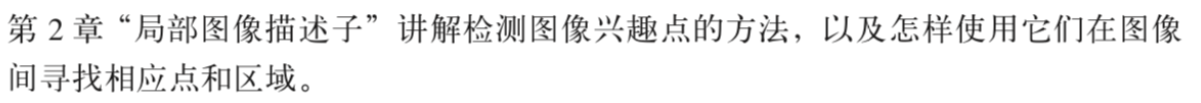
#> input picture anacondacode/tensorflow_environment/old_code/Chinese_recognition/topredict/pred1.PNG, 1201 x 103 px, found by its file name
$ python '汉字分割1.py'
#> lines starting #> are read from the running program, lines starting #| are printed output that depends on the picture; after the words box and inside, x2 and y2 are one past the last pixel; in counts of white or black regions, pixels touching at a corner belong together
# -*- coding: utf-8 -*-
"""
Created on Sun May 10 17:14:52 2020

@author: LJZ
"""

import numpy as np
import cv2

def car():
    img = cv2.imread(r"topredict\pred1.PNG")
#> img is the input picture: shape (103, 1201, 3); mean B, G, R 239, 239, 239.1
    grayImage = cv2.cvtColor(img, cv2.COLOR_BGR2GRAY )     #转换颜色空间，转为灰度图
    #img2 = copy.copy(grayImage)
    img2 = grayImage.copy()
    cv2.threshold(grayImage,200,255,cv2.THRESH_BINARY,img2)#二值化  阈值是100，大于100为白色
    cv2.imshow("w", grayImage)
    cv2.waitKey(1000)
    cv2.imshow("w",img2)
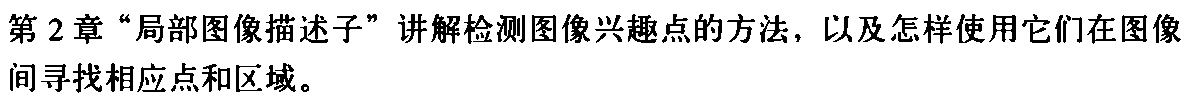
#> window 'w': shape (103, 1201); 88.5% white; 93 black regions (11 under 20 px), largest, box (x1, y1, x2, y2) and area: (627, 14, 657, 43) 491, (431, 14, 460, 44) 476, (266, 63, 296, 92) 416
    cv2.waitKey(1000)

    black = []#每一列黑点的数量
    white = []#每一行黑点的数量
    row = img2.shape[0]
#> row = 103
    col = img2.shape[1]
#> col = 1201
    for i in range(col):
        blackCnt = 0
        whiteCnt = 0
        for j in range(row):
            if img2[j][i] == 0:
                blackCnt +=1
            else:
                whiteCnt +=1
        black.append(blackCnt)
        white.append(whiteCnt)

    blackMax = max(black)#黑点最大数量
#> blackMax = 53
    whiteMax = max(white)#白点最大数量
#> whiteMax = 103
    #黑底
    is_black_backgroud = True if whiteMax < blackMax else False
#> is_black_backgroud = False

    if (sum(black) if is_black_backgroud else sum(white)) == row * col:#都是底色，没有字符
        print('no char')

    #去除字符顶部和底部的空白
    def find_end(row,col):
        black = []
        for i in range(row):
            blackCnt = 0
            for j in range(col):
                if img2[i][j] == 0:
                    blackCnt += 1
            black.append(blackCnt)
        start_row = 0 #字符开始行
        end_row = row #字符结束行

        for i in range(row):
            # 这一行全是底色
            if (black[i] if is_black_backgroud else (col-black[i]) == col):
                continue
            else:
                start_row = i
                break
        for i in range(start_row+1,row):
            # 这一行全是底色
            if (black[i] if is_black_backgroud else (col-black[i]) == col):
                end_row = i
                break
        return start_row,end_row

    #分割字符   缺陷：字符不能重合
    def find_end2(start_col,col):
        end_col = start_col
        #找到字符开始的列
        temp = -1
        for i in range(start_col, col-1):
            if (white[i] if is_black_backgroud else black[i]) > (0.1 * (whiteMax if is_black_backgroud else blackMax)):
                temp = i
                print('start:',i)
                break
        if temp == -1:
            return start_col,end_col
        else:
            start_col = temp

        # 找到字符结束的列
        for i in range(start_col + 1, col - 1):
            # 底部的色彩 占这一列的 色彩的 95%   ---》  分割字符结束
            if (black[i] if is_black_backgroud else white[i]) > (0.9 * (blackMax if is_black_backgroud else whiteMax)):
                #下一列还有字体颜色
                if (white[i+1] if is_black_backgroud else black[i+1]) > (0.1 * (whiteMax if is_black_backgroud else blackMax)):
                    continue
                end_col = i
                print('end:',i)
                break
        return start_col,end_col

    start = 0
    end = 0
    top, botton = find_end(row, col)
#> top = 14; botton = 44
    i = 0
    while i < col-1:
        start,end = find_end2(start,col)
#> start = 10; end = 35
        i = end
#> i = 35
        if start == end:#没找到字符
            break
        if end - start > 10:
            print("ok")
            imggg = img2[top:botton,start:end]
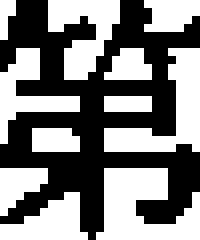
#> imggg: shape (30, 25) (shown 8 times larger); 50.1% white; 1 black region, box (x1, y1, x2, y2) and area: (0, 0, 25, 30) 374
            cv2.imshow('1',imggg)
            cv2.waitKey(2000)
        else:
            print("error")
        start = end + 1
#> start = 36
    cv2.waitKey(999999)

if __name__ == '__main__':
    car()

$ run again, with anacondacode/tensorflow_environment/old_code/Chinese_recognition/topredict/pred2.PNG copied over anacondacode/tensorflow_environment/old_code/Chinese_recognition/topredict/pred1.PNG
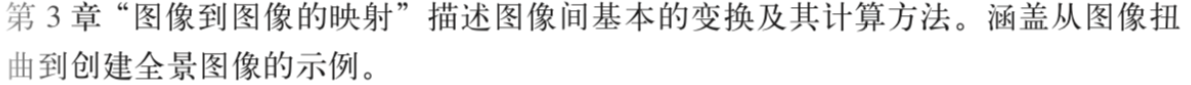
#> input picture anacondacode/tensorflow_environment/old_code/Chinese_recognition/topredict/pred2.PNG, 1191 x 85 px, found by its file name
#> in car, img is the input picture: shape (85, 1191, 3); mean B, G, R 234.2, 234.2, 234.3
#> in car, `cv2.imshow("w",img2)`:
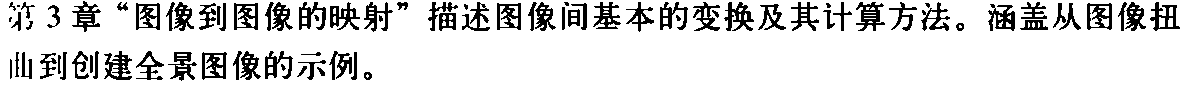
#> window 'w': shape (85, 1191); 85% white; 85 black regions (6 under 20 px), largest, box (x1, y1, x2, y2) and area: (724, 2, 754, 31) 429, (104, 51, 132, 80) 418, (856, 2, 885, 31) 414

$ run again, with anacondacode/tensorflow_environment/old_code/Chinese_recognition/topredict/toPredict.png copied over anacondacode/tensorflow_environment/old_code/Chinese_recognition/topredict/pred1.PNG
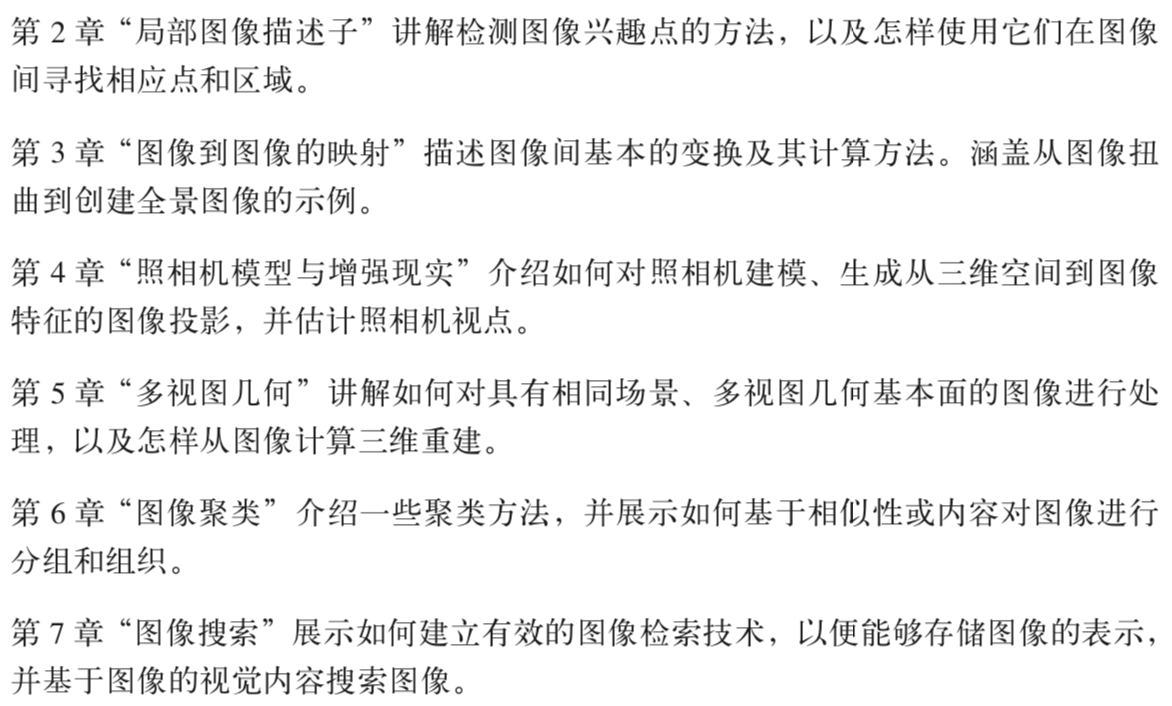
#> input picture anacondacode/tensorflow_environment/old_code/Chinese_recognition/topredict/toPredict.png, 1172 x 706 px, found by its file name
#> in car, img is the input picture: shape (706, 1172, 3); mean B, G, R 240.5, 240.5, 240.5
#> in car, `cv2.imshow("w",img2)`:
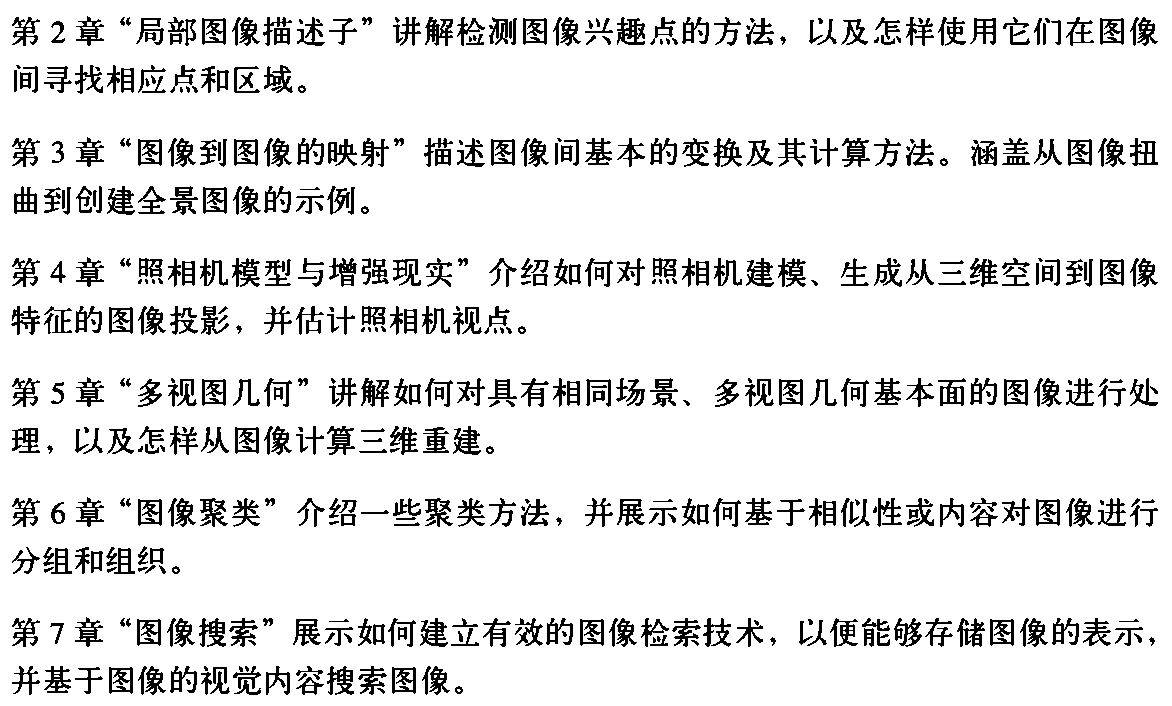
#> window 'w': shape (706, 1172); 89.8% white; 548 black regions (68 under 20 px), largest, box (x1, y1, x2, y2) and area: (617, 17, 645, 45) 461, (425, 17, 453, 46) 433, (361, 378, 389, 407) 433
#> in car, `imggg = img2[top:botton,start:end]`:
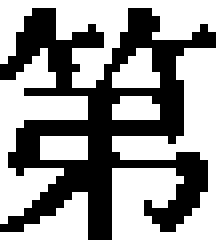
#> imggg: shape (30, 27) (shown 8 times larger); 58.9% white; black in thin lines or dots
